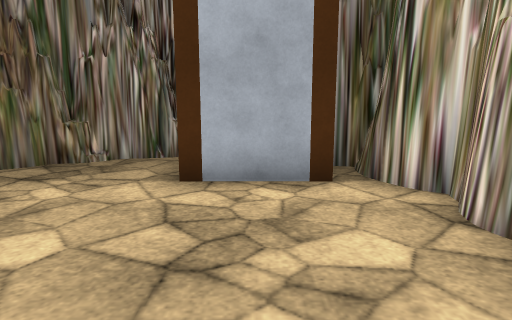
view 1 (above)

12 first-person views from a walk through a Unity game level. The camera is 1.3 m above the floor, tilts 10° down and sees 70° across. The floor is counted in squares, 1 m on a side. Each view is taken from the middle of a square. On the plan, view 1 faces up. The plan holds only what a view shows up to about 15 squares ahead; the rest is blank. The place goes on beyond the plan. The player is left out. Some surface patterns are stand-ins.

view 2
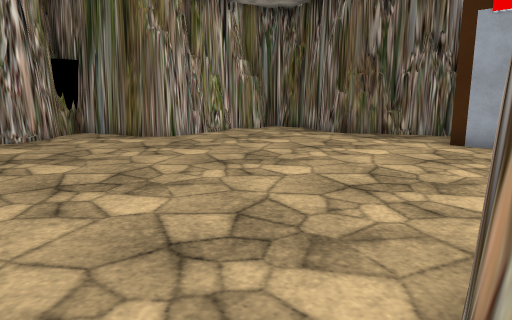

view 3
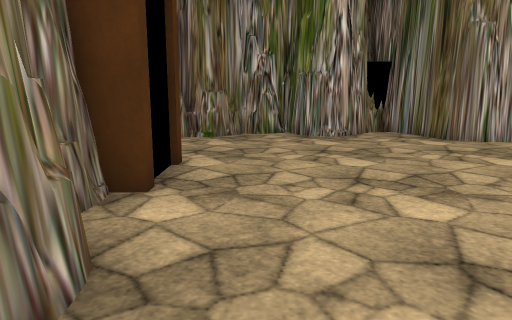

view 4
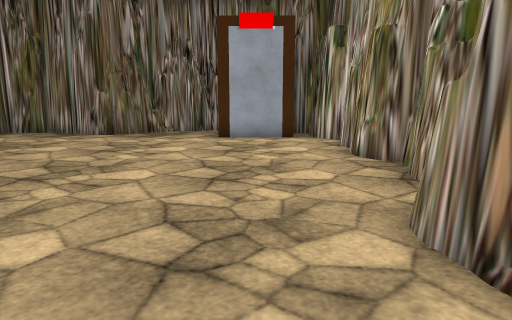

view 5
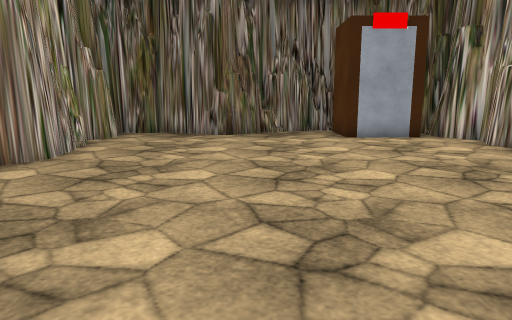

view 6
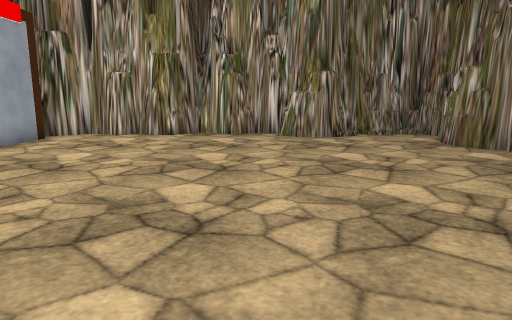

view 7
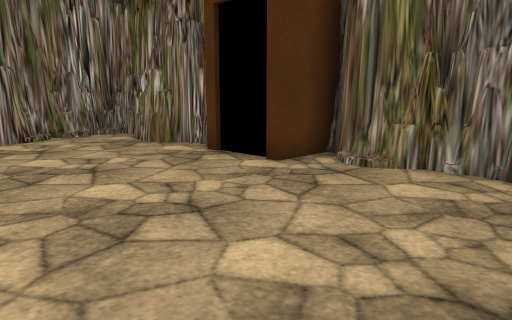

view 8
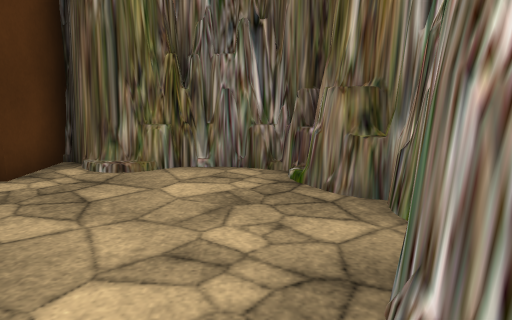

view 9
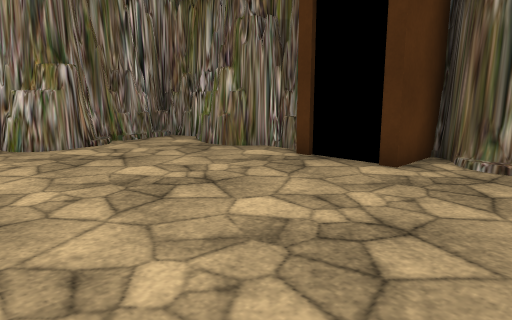

view 10
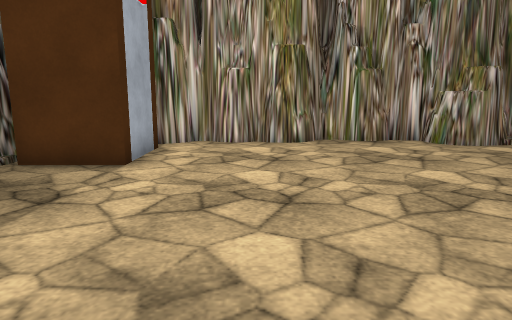

view 11
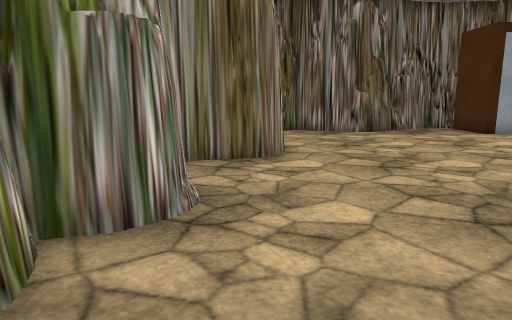

view 12
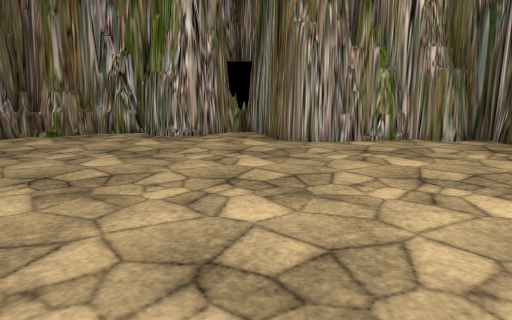

### Floor plan
Key: @ floor where view 1 was taken; # wall or solid block; . floor; O other object.
Columns run from 11 left of view 1 to 3 right of it. Each row starts with its distance up from view 1.
  8        #####
  7   ######..# O#
  6   #.......   #
  5   #..........##
  4   #...........#
  3   #...........#
  2   #...........#
  1 ###...........#
  0 #..........@..#
 -1 #.............#
 -2 ##...........##
 -3 ##...........##
 -4 #............##
 -5 #.............#
 -6 ##............#
 -7  #....#########
 -8  ######  #   ##

Positions as (right, up) in squares from view 1, and headings:
1: (0, 0), facing up
2: (2, -5), facing up-left
3: (2, -5), facing left
4: (0, -6), facing up
5: (-4, -6), facing up
6: (-10, -1), facing right
7: (-10, -1), facing down-right
8: (-9, -1), facing down
9: (-8, 0), facing down-right
10: (-8, 3), facing right
11: (-9, -7), facing up
12: (2, 0), facing left
